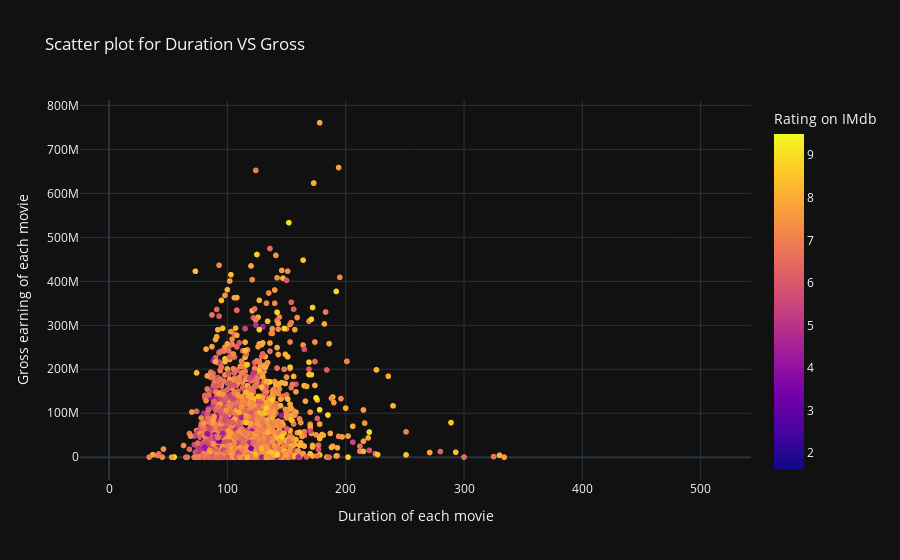

Here is the notebook cell this chart was saved with:
### Code cell
px.scatter(NumDf, x="duration", y="gross", color="imdb_score", 
           title="Scatter plot for Duration VS Gross",
          labels={
              "duration":"Duration of each movie",
              "gross":"Gross earning of each movie",
              "imdb_score":"Rating on IMdb"
          },template='plotly_dark')

### Figure 1 — Plotly figure (JSON) as saved in the notebook; plotly's stock layout.template omitted (floating-point values rounded to 4 significant figures; data arrays with more than 128 entries replaced by an {"elided": "..."} marker saying what was removed)
{"data": [{"hovertemplate": "Duration of each movie=%{x}<br>Gross earning of each movie=%{y}<br>Rating on IMdb=%{marker.color}<extra></extra>", "legendgroup": "", "marker": {"color": {"elided": "5043 float values"}, "coloraxis": "coloraxis", "symbol": "circle"}, "mode": "markers", "name": "", "showlegend": false, "type": "scattergl", "x": {"elided": "5043 int values"}, "xaxis": "x", "y": {"elided": "5043 int values"}, "yaxis": "y"}], "layout": {"coloraxis": {"colorbar": {"title": {"text": "Rating on IMdb"}}, "colorscale": [[0, "#0d0887"], [0.1111, "#46039f"], [0.2222, "#7201a8"], [0.3333, "#9c179e"], [0.4444, "#bd3786"], [0.5556, "#d8576b"], [0.6667, "#ed7953"], [0.7778, "#fb9f3a"], [0.8889, "#fdca26"], [1, "#f0f921"]]}, "legend": {"tracegroupgap": 0}, "title": {"text": "Scatter plot for Duration VS Gross"}, "xaxis": {"anchor": "y", "domain": [0, 1], "title": {"text": "Duration of each movie"}}, "yaxis": {"anchor": "x", "domain": [0, 1], "title": {"text": "Gross earning of each movie"}}}}
